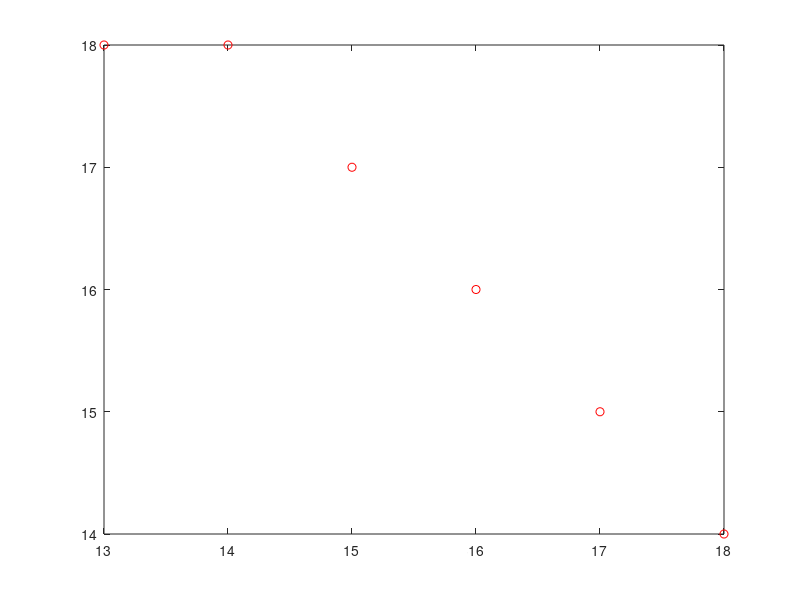

Write MATLAB code to recreate this figure. (Note: this script raises an error after producing the figure.)
function ejercicio2

    hora = [13 14 15 16 17 18];
    grado = [18 18 17 16 15 14];

    plot(hora, grado,'or')

    z = linspace(13, 18, 100);

    l = ilagrange (hora, grado, z);
    hold on    
    plot(z, l);
    grid on    

end
